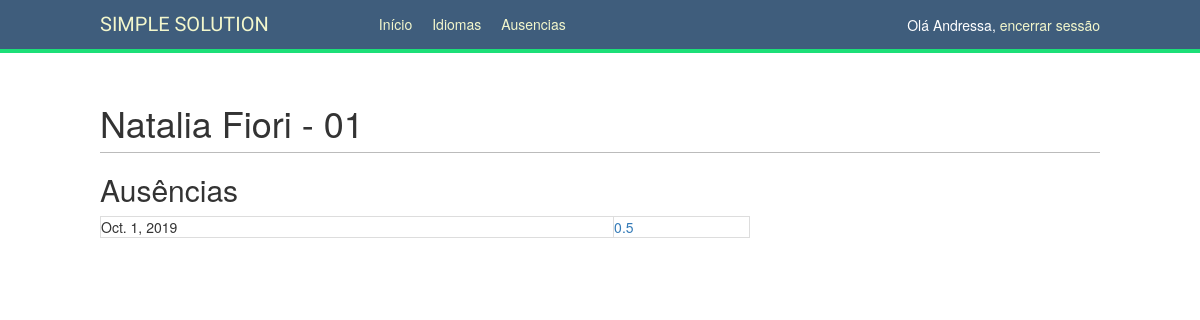
The app's page /school/absences/student/2/ (signed in), older data.
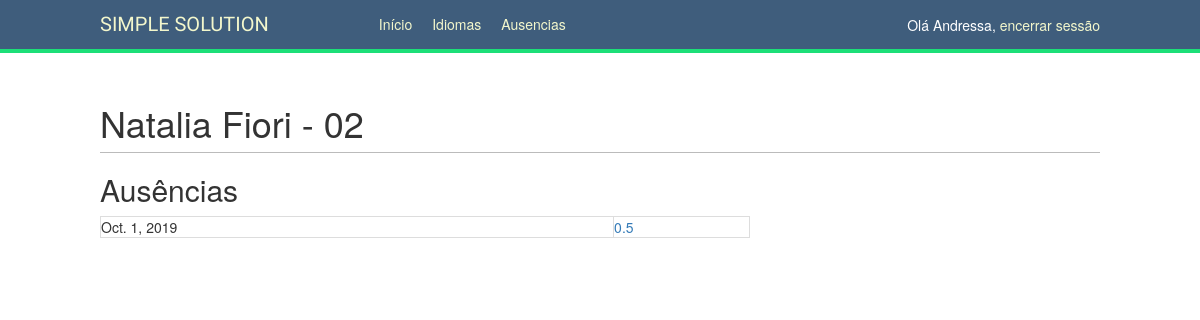
The same page, newer data.
### school/models.py (models this page shows)
class Student(models.Model):
    profile = models.OneToOneField(Profile,
                                   on_delete=models.PROTECT,
                                   primary_key=True)
    code = models.CharField(max_length=25, blank=False, auto_created=True,verbose_name='Cód')
    careers = models.ManyToManyField(Career, blank=True)
    def __str__(self):
        return '{} - {}'.format(self.profile, self.code)

### account/models.py (models this page shows)
class Profile(models.Model):
    PROFESSOR = 'PR'
    STUDENT = 'AL'
    ADMIN = 'AD'
    PROFILE_TYPE_CHOICES = (
        (PROFESSOR, 'Professor'),
        (STUDENT, 'Aluno'),
        (ADMIN, 'Admin')
    )
    user = models.OneToOneField(settings.AUTH_USER_MODEL, on_delete=models.PROTECT)
    date_of_birth = models.DateField(blank=True, null=True, help_text='mm/dd/yy', verbose_name='Data nascimento')
    address = models.CharField(max_length=255, blank=True, verbose_name='Endereço')
    phone = models.CharField(max_length=255, blank=True, verbose_name='Telefone')
    created = models.DateTimeField(auto_now_add=True, verbose_name='Data criação')
    profile_type = models.CharField(
        max_length=2,
        choices=PROFILE_TYPE_CHOICES, verbose_name='Tipo de usuário'
    )
    def __str__(self):
        return '{} {}'.format(self.user.first_name, self.user.last_name)

### school/views.py (the view)
# urls.py: path('absences/student/<int:student_id>/', views.student_absences_detail, name='student_absences_detail'),
@login_required
@user_passes_test(lambda user: user.profile.profile_type == Profile.PROFESSOR)
def student_absences_detail(request, student_id):
    student = get_object_or_404(Student, pk=student_id)
    return render(request, 'school/absences/student/detail.html', {'section': 'absences',
                                                                   'student': student})

### school/models.py (called while the page is built)
    def __str__(self):
        return self.ABSENCES_MAP[self.absence]

### school/templates/school/absences/student/detail.html (shortened to what this page needs)
{% extends "base.html" %}
{% block content %}
    <h1>{{ student }}</h1>
    <h2>Ausências</h2>
    <table style="width:65%">
        {% for absence in student.absences_set.all %}
            <tr>
                <td>{{ absence.date }}</td>
                <td><a href="{% url "absence_edit" absence.pk %}">{{ absence }}</a></td>
            </tr>
        {% endfor %}
    </table>
{% endblock %}

Row changes from the older to the newer data that the page shows:
changed Student: profile_id+code "Natalia Fiori - 01" → "Natalia Fiori - 02"
